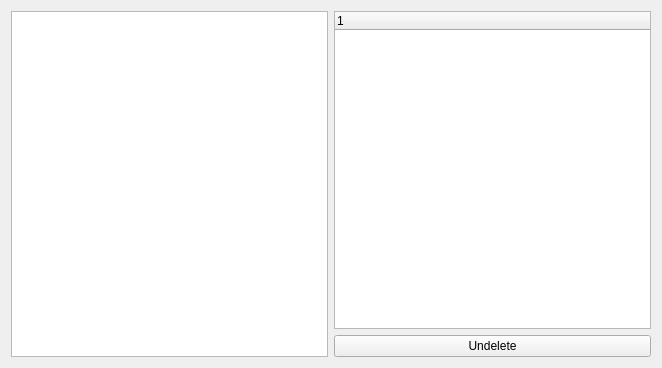
<?xml version="1.0" encoding="UTF-8"?>
<ui version="4.0">
 <class>UndeleteWidget</class>
 <widget class="QWidget" name="UndeleteWidget">
  <property name="geometry">
   <rect>
    <x>0</x>
    <y>0</y>
    <width>662</width>
    <height>368</height>
   </rect>
  </property>
  <property name="windowTitle">
   <string>Undelete</string>
  </property>
  <layout class="QHBoxLayout" name="horizontalLayout">
   <item>
    <widget class="QListWidget" name="listWidget"/>
   </item>
   <item>
    <layout class="QVBoxLayout" name="verticalLayout">
     <item>
      <widget class="QTreeWidget" name="treeWidget"/>
     </item>
     <item>
      <layout class="QHBoxLayout" name="horizontalLayout_2">
       <item>
        <widget class="QPushButton" name="pushButton">
         <property name="text">
          <string>Undelete</string>
         </property>
        </widget>
       </item>
      </layout>
     </item>
    </layout>
   </item>
  </layout>
 </widget>
 <resources/>
 <connections/>
</ui>
